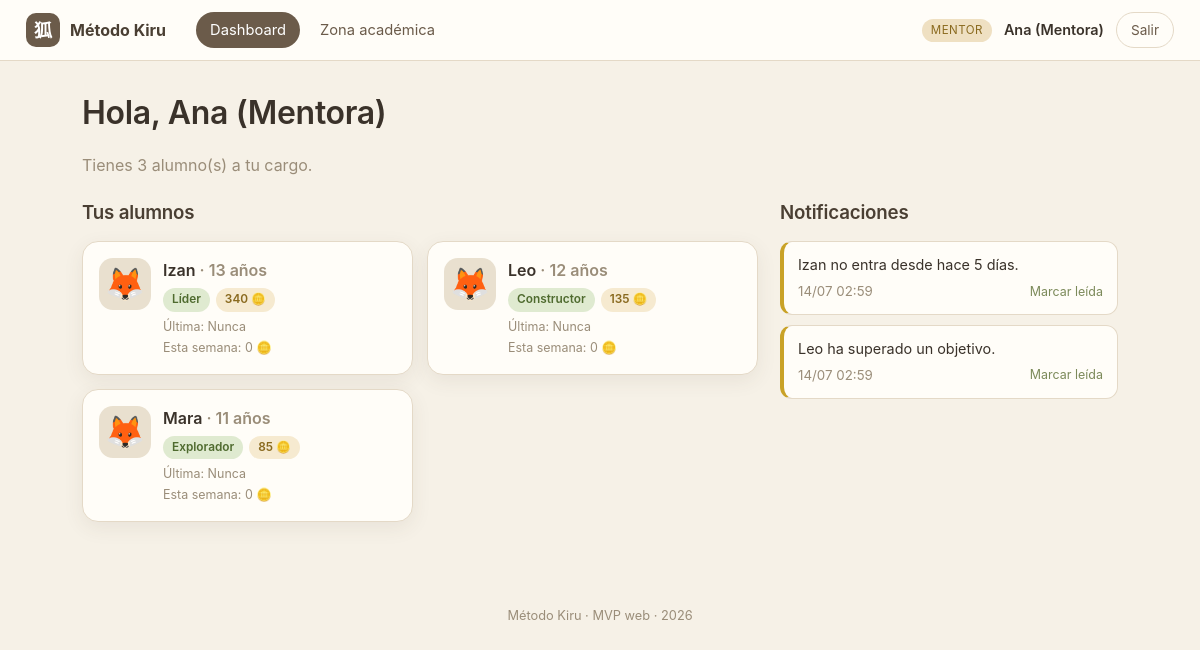
Page /mentor/dashboard.php (signed in) on the committed database.
### tables this page shows
CREATE TABLE `usuarios` (
  `id` int(11) NOT NULL AUTO_INCREMENT,
  `username` varchar(50) NOT NULL,
  `password_hash` varchar(255) NOT NULL,
  `rol` enum('alumno','mentor','admin') NOT NULL,
  `nombre` varchar(100) NOT NULL,
  `creado_en` timestamp NOT NULL DEFAULT current_timestamp(),
  PRIMARY KEY (`id`),
  UNIQUE KEY `username` (`username`)
);

CREATE TABLE `alumnos` (
  `id` int(11) NOT NULL AUTO_INCREMENT,
  `usuario_id` int(11) NOT NULL,
  `edad` int(11) DEFAULT NULL,
  `mentor_id` int(11) DEFAULT NULL,
  `nivel_id` int(11) DEFAULT NULL,
  `avatar` varchar(40) DEFAULT 'zorro',
  `mensaje_diario` text DEFAULT NULL,
  `ultima_conexion` datetime DEFAULT NULL,
  PRIMARY KEY (`id`),
  KEY `usuario_id` (`usuario_id`),
  CONSTRAINT `alumnos_ibfk_1` FOREIGN KEY (`usuario_id`) REFERENCES `usuarios` (`id`) ON DELETE CASCADE
);

CREATE TABLE `niveles` (
  `id` int(11) NOT NULL AUTO_INCREMENT,
  `nombre` varchar(50) NOT NULL,
  `orden` int(11) NOT NULL,
  `skillcoins_necesarias` int(11) NOT NULL DEFAULT 0,
  `mundo` varchar(30) NOT NULL,
  PRIMARY KEY (`id`)
);

CREATE TABLE `notificaciones` (
  `id` int(11) NOT NULL AUTO_INCREMENT,
  `mentor_id` int(11) NOT NULL,
  `alumno_id` int(11) DEFAULT NULL,
  `mensaje` varchar(255) NOT NULL,
  `leida` tinyint(1) DEFAULT 0,
  `creada_en` datetime DEFAULT current_timestamp(),
  PRIMARY KEY (`id`)
);

### includes/functions.php (called while the page is built, shortened)
<?php
require_once __DIR__ . '/../config/db.php';
function e(?string $s): string
{
    return htmlspecialchars($s ?? '', ENT_QUOTES, 'UTF-8');
}
function url(string $path = ''): string
{
    return BASE_URL . '/' . ltrim($path, '/');
}
function asset(string $path): string
{
    $full = __DIR__ . '/../' . ltrim($path, '/');
    $v = @filemtime($full) ?: 1;
    return url($path) . '?v=' . $v;
}
function current_user(): ?array
{
    $stmt = db()->prepare('SELECT * FROM usuarios WHERE id = ?');
    $stmt->execute([$_SESSION['user_id']]);
    return $stmt->fetch() ?: null;
}
function sc_total(int $alumnoId): int
{
    $stmt = db()->prepare('SELECT COALESCE(SUM(cantidad),0) FROM skillcoins_log WHERE alumno_id = ?');
    $stmt->execute([$alumnoId]);
    return (int) $stmt->fetchColumn();
}
function sc_semana(int $alumnoId): int
{
    $stmt = db()->prepare(
        'SELECT COALESCE(SUM(cantidad),0) FROM skillcoins_log
         WHERE alumno_id = ? AND YEARWEEK(fecha,1) = YEARWEEK(CURDATE(),1)'
    );
    $stmt->execute([$alumnoId]);
    return (int) $stmt->fetchColumn();
}
function avatares(): array
{
    return [
        'zorro' => '🦊', 'buho' => '🦉', 'lobo' => '🐺', 'dragon' => '🐉',
        'tigre' => '🐯', 'aguila' => '🦅', 'panda' => '🐼', 'gato' => '🐱',
    ];
}
function avatar_emoji(?string $clave): string
{
    return avatares()[$clave] ?? '🦊';
}
function niveles_todos(): array
{
    return db()->query('SELECT * FROM niveles ORDER BY orden')->fetchAll();
}
function nivel_actual(array $alumno): array
{
    $niveles = niveles_todos();
    $total = sc_total((int) $alumno['id']);
    $actual = $niveles[0];
    foreach ($niveles as $n) {
        if ($total >= (int) $n['skillcoins_necesarias']) {
            $actual = $n;
        }
    }
    return $actual;
}

### config/db.php (called while the page is built, shortened)
<?php
function db(): PDO
{
    static $pdo = null;
    if ($pdo === null) {
        $dsn = 'mysql:host=' . DB_HOST . ';port=' . DB_PORT . ';dbname=' . DB_NAME . ';charset=utf8mb4';
        try {
            $pdo = new PDO($dsn, DB_USER, DB_PASS, [
                PDO::ATTR_ERRMODE            => PDO::ERRMODE_EXCEPTION,
                PDO::ATTR_DEFAULT_FETCH_MODE => PDO::FETCH_ASSOC,
                PDO::ATTR_EMULATE_PREPARES   => false,
            ]);
        } catch (PDOException $e) {
            die('<h2>Error de conexión a la base de datos.</h2>'
                . '<p>¿Has ejecutado <a href="' . BASE_URL . '/install.php">install.php</a>? '
                . '¿MySQL está encendido en XAMPP?</p>'
                . '<pre>' . htmlspecialchars($e->getMessage()) . '</pre>');
        }
    }
    return $pdo;
}

### mentor/dashboard.php (the view, shortened to what this page needs)
<?php
require_once __DIR__ . '/../includes/functions.php';
require_once __DIR__ . '/../includes/layout.php';
$user = require_login(['mentor']);
$mid = (int) $user['id'];
$alumnos = db()->prepare(
    'SELECT a.*, u.nombre, u.username FROM alumnos a
     JOIN usuarios u ON u.id = a.usuario_id
     WHERE a.mentor_id = ? ORDER BY u.nombre'
);
$alumnos->execute([$mid]);
$alumnos = $alumnos->fetchAll();
$notis = db()->prepare('SELECT n.*, u.nombre AS alumno_nombre FROM notificaciones n
     LEFT JOIN alumnos a ON a.id = n.alumno_id
     LEFT JOIN usuarios u ON u.id = a.usuario_id
     WHERE n.mentor_id = ? ORDER BY n.leida, n.creada_en DESC');
$notis->execute([$mid]);
$notis = $notis->fetchAll();
$nav = [
    ['Dashboard', 'mentor/dashboard.php', true],
    ['Zona académica', 'mentor/academia.php', false],
];
render_header('Panel del mentor', 'panel', '', $nav);
?>
<div class="page-head">
    <h1>Hola, <?= e($user['nombre']) ?></h1>
    <p class="muted">Tienes <?= count($alumnos) ?> alumno(s) a tu cargo.</p>
</div>
<div class="grid-main">
    <section>
        <h3 class="section-title">Tus alumnos</h3>
        <div class="alumno-cards">
            <?php foreach ($alumnos as $a):
                $aid = (int) $a['id'];
                $nivel = nivel_actual($a);
                $sc = sc_total($aid);
                $ultima = $a['ultima_conexion'] ? date('d/m/Y H:i', strtotime($a['ultima_conexion'])) : 'Nunca';
                $dias = $a['ultima_conexion'] ? (int)((time() - strtotime($a['ultima_conexion'])) / 86400) : null;
            ?>
            <a class="alumno-card" href="<?= url('mentor/alumno.php?id=' . $aid) ?>">
                <div class="ac-avatar"><?= avatar_emoji($a['avatar']) ?></div>
                <div class="ac-body">
                    <div class="ac-name"><?= e($a['nombre']) ?> <span class="muted">· <?= (int)$a['edad'] ?> años</span></div>
                    <div class="ac-tags">
                        <span class="tag nivel"><?= e($nivel['nombre']) ?></span>
                        <span class="tag gold"><?= $sc ?> 🪙</span>
                    </div>
                    <div class="ac-meta">
                        <span>Última: <?= e($ultima) ?><?= $dias !== null && $dias >= 5 ? ' ⚠️' : '' ?></span>
                        <span>Esta semana: <?= sc_semana($aid) ?> 🪙</span>
                    </div>
                </div>
            </a>
            <?php endforeach; ?>
        </div>
    </section>
    <aside>
        <h3 class="section-title">Notificaciones</h3>
        <div class="noti-list">
            <?php foreach ($notis as $n): ?>
                <div class="noti <?= $n['leida'] ? 'leida' : '' ?>">
                    <p><?= e($n['mensaje']) ?></p>
                    <div class="noti-foot">
                        <small><?= e(date('d/m H:i', strtotime($n['creada_en']))) ?></small>
                        <?php if (!$n['leida']): ?>
                            <a href="<?= url('mentor/dashboard.php?leer=' . (int)$n['id']) ?>">Marcar leída</a>
                        <?php endif; ?>
                    </div>
                </div>
            <?php endforeach; ?>
        </div>
    </aside>
</div>
<?php render_footer(); ?>

### includes/layout.php (shortened to what this page needs)
<?php
require_once __DIR__ . '/functions.php';
function render_header(string $titulo, string $tema = 'panel', string $mundo = '', ?array $nav = null): void
{
    $user = current_user();
    $bodyClass = $tema === 'alumno' ? 'tema-alumno mundo-' . $mundo : 'tema-panel';
    ?>
<!DOCTYPE html>
<html lang="es">
<head>
    <link rel="stylesheet" href="<?= asset('assets/css/style.css') ?>">
</head>
<body class="<?= e($bodyClass) ?>">
<header class="topbar">
    <a class="brand" href="<?= url('index.php') ?>" title="Ir a la página principal">
        <span class="brand-mark">狐</span>
        <span class="brand-name"><?= e(APP_NAME) ?></span>
    </a>
    <?php if ($nav): ?>
    <nav class="mainnav">
        <?php foreach ($nav as $item): ?>
            <a href="<?= url($item[1]) ?>" class="<?= !empty($item[2]) ? 'active' : '' ?>"><?= e($item[0]) ?></a>
        <?php endforeach; ?>
    </nav>
    <?php endif; ?>
    <?php if ($user): ?>
    <div class="topbar-user">
        <span class="rolechip rol-<?= e($user['rol']) ?>"><?= e(ucfirst($user['rol'])) ?></span>
        <span class="uname"><?= e($user['nombre']) ?></span>
        <a class="btn-logout" href="<?= url('logout.php') ?>">Salir</a>
    </div>
    <?php endif; ?>
</header>
<main class="wrap">
<?php
}
function render_footer(): void
{
    ?>
</main>
<footer class="foot">Método Kiru · MVP web · <?= date('Y') ?></footer>
</body>
</html>
<?php
}

### assets/css/style.css (style rules this page uses)
:root { --arena: #e9e0cf; --crema: #f6f1e7; --crema2: #fffdf8; --marron: #6b5b4a; --marron-osc: #4a3f33; --oliva: #7c8a5a; --dorado: #c9a227; --texto: #3a322a; --muted: #9a8d79; --linea: #e4d9c7; --sombra: 0 6px 20px rgba(74, 63, 51, .08); --radio: 16px; }
* { box-sizing: border-box; }
body { margin: 0; font-family: -apple-system, "Segoe UI", system-ui, sans-serif; color: var(--texto); background: var(--crema); line-height: 1.5; }
a { color: var(--marron); }
h1, h2, h3, h4 { margin: 0 0 .4em; font-weight: 600; letter-spacing: -.01em; }
small { color: var(--muted); }
.muted { color: var(--muted); }
.topbar { display: flex; align-items: center; gap: 22px; padding: 12px 26px; background: var(--crema2); border-bottom: 1px solid var(--linea); position: sticky; top: 0; z-index: 20; }
.brand { display: flex; align-items: center; gap: 10px; font-weight: 700; text-decoration: none; }
.brand-mark { width: 34px; height: 34px; display: grid; place-items: center; border-radius: 10px; background: var(--marron); color: #fff; font-size: 18px; }
.brand-name { color: var(--marron-osc); }
.mainnav { display: flex; gap: 6px; margin-left: 8px; flex-wrap: wrap; }
.mainnav a { text-decoration: none; color: var(--marron); padding: 7px 14px; border-radius: 999px; font-size: .92rem; }
.mainnav a.active { background: var(--marron); color: #fff; }
.topbar-user { margin-left: auto; display: flex; align-items: center; gap: 12px; }
.uname { font-weight: 600; font-size: .9rem; }
.rolechip { font-size: .72rem; padding: 3px 9px; border-radius: 999px; background: var(--arena); color: var(--marron-osc); text-transform: uppercase; letter-spacing: .04em; }
.rol-mentor { background: #efe0c2; color: #8a6a1f; }
.btn-logout { text-decoration: none; font-size: .85rem; padding: 7px 14px; border-radius: 999px; border: 1px solid var(--linea); color: var(--marron); }
.wrap { max-width: 1080px; margin: 0 auto; padding: 28px 22px 60px; }
.page-head { margin-bottom: 18px; }
.section-title { margin: 4px 0 14px; color: var(--marron-osc); }
.foot { text-align: center; color: var(--muted); font-size: .8rem; padding: 24px; }
.grid-main { display: grid; grid-template-columns: 2fr 1fr; gap: 22px; }
.tag, .pill { display: inline-block; font-size: .74rem; padding: 3px 9px; border-radius: 999px; background: var(--arena); color: var(--marron-osc); font-weight: 600; }
.tag.gold, .pill { background: #f6ead0; color: #8a6a1f; }
.tag.nivel { background: #dfead0; color: #4f6b2f; }
.alumno-cards { display: grid; grid-template-columns: repeat(auto-fill, minmax(240px, 1fr)); gap: 14px; }
.alumno-card { display: flex; gap: 12px; text-decoration: none; color: inherit; background: var(--crema2); border: 1px solid var(--linea); border-radius: var(--radio); padding: 16px; box-shadow: var(--sombra); transition: transform .15s, box-shadow .15s; }
.ac-avatar { font-size: 2rem; width: 52px; height: 52px; display: grid; place-items: center; background: var(--arena); border-radius: 14px; }
.ac-name { font-weight: 600; }
.ac-tags { display: flex; gap: 6px; margin: 6px 0; }
.ac-meta { font-size: .78rem; color: var(--muted); display: flex; flex-direction: column; gap: 2px; }
.noti { background: var(--crema2); border: 1px solid var(--linea); border-left: 4px solid var(--dorado); border-radius: 12px; padding: 12px 14px; margin-bottom: 10px; }
.noti p { margin: 0 0 6px; font-size: .9rem; }
.noti-foot { display: flex; justify-content: space-between; align-items: center; }
.noti-foot a { font-size: .78rem; color: var(--oliva); text-decoration: none; }
body { overflow-x: clip; }

### rows in the picture
usuarios: rol "MENTOR", nombre "Ana (Mentora)"
alumnos: avatar "🦊", usuario.nombre "Izan", edad "13", niveles.nombre "Líder", sc "340", ultima_conexion "Nunca", aid "0"
alumnos: avatar "🦊", usuario.nombre "Leo", edad "12", niveles.nombre "Constructor", sc "135", ultima_conexion "Nunca", aid "0"
alumnos: avatar "🦊", usuario.nombre "Mara", edad "11", niveles.nombre "Explorador", sc "85", ultima_conexion "Nunca", aid "0"
notificaciones: mensaje "Izan no entra desde hace 5 días.", creada_en "14/07 02:59"
notificaciones: mensaje "Leo ha superado un objetivo.", creada_en "14/07 02:59"

### other values in the picture
APP_NAME "Método Kiru"
$item[0] "Dashboard"
$item[0] "Zona académica"
count($alumnos) "3"
